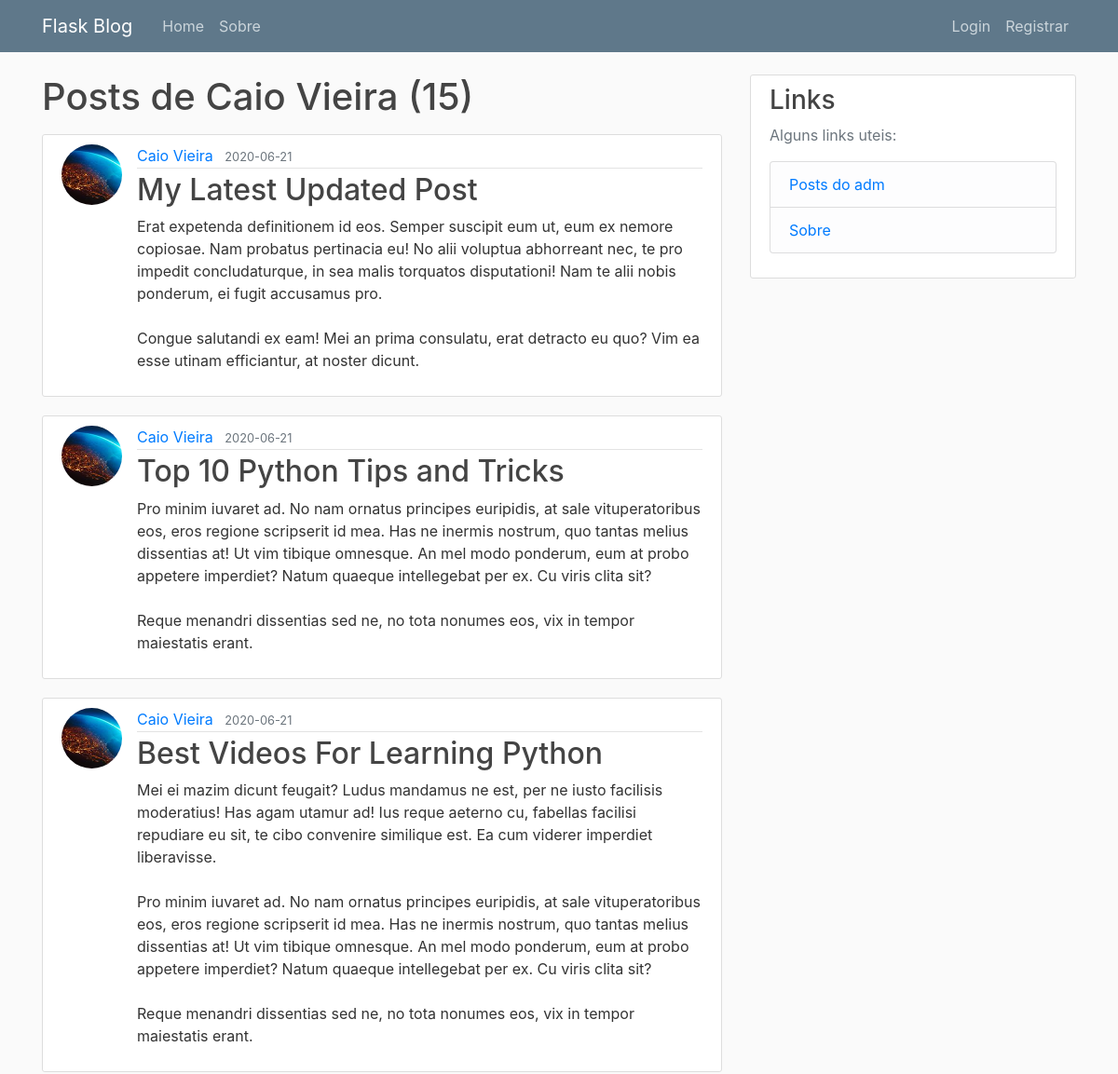
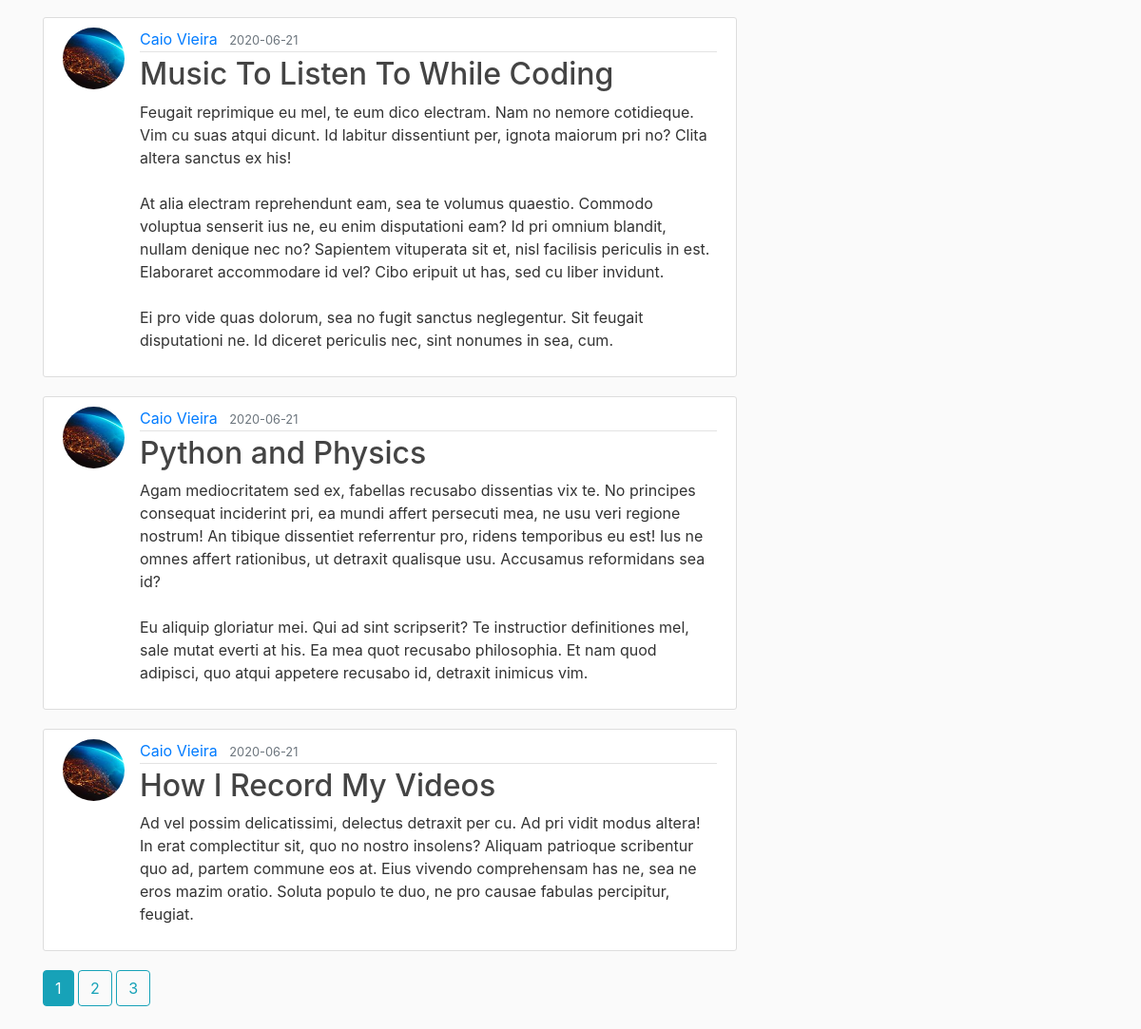
The app's page /user/Caio Vieira, older data (2 pictures, top to bottom).
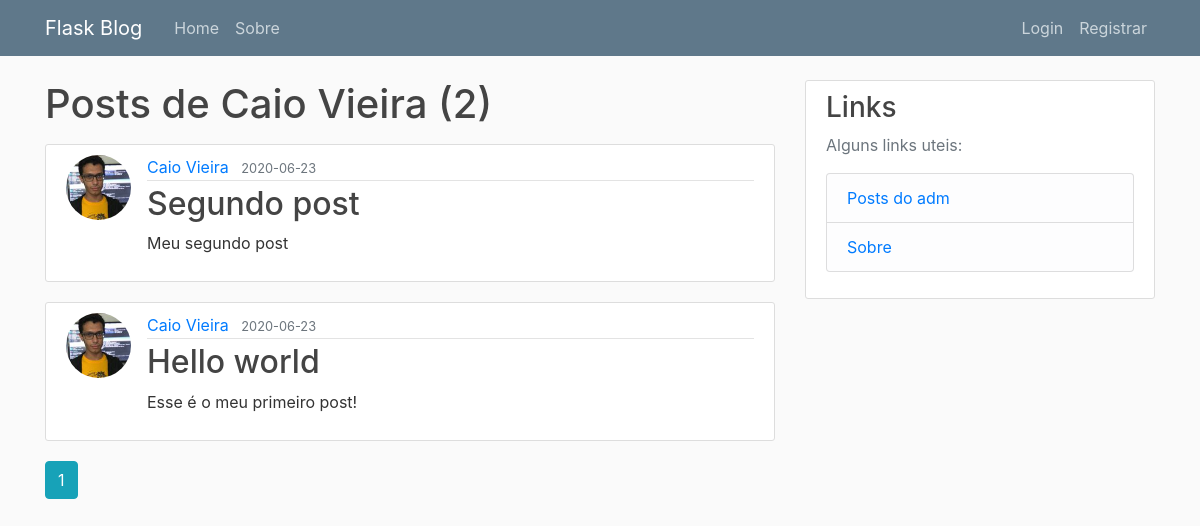
The same page, newer data.
### flaskblog/models.py (models this page shows, shortened)
class Post(db.Model):
    id = db.Column(
        db.Integer,
        primary_key=True
    )
    title = db.Column(
        db.String(100),
        nullable=False
    )
    date_posted = db.Column(
        db.DateTime,
        nullable=False,
        default=datetime.utcnow
    )
    content = db.Column(
        db.Text,
        nullable=False
    )
    user_id = db.Column(
        db.Integer,
        db.ForeignKey('user.id'),
        nullable=False
    )
    comments = db.relationship(
        'Comment',
        backref='post',
        lazy=True
    )

class User(db.Model, UserMixin):
    id = db.Column(
        db.Integer,
        primary_key=True
    )
    username = db.Column(
        db.String(25),
        unique=True,
        nullable=False
    )
    email = db.Column(
        db.String(125),
        unique=True,
        nullable=False
    )
    image_file = db.Column(
        db.String(20),
        nullable=False,
        default='default.jpg'
    )
    password = db.Column(
        db.String(60),
        nullable=True
    )
    posts = db.relationship(
        'Post',
        backref='author',
        lazy=True
    )
    comments = db.relationship(
        'Comment',
        backref='author',
        lazy=True
    )

### flaskblog/users/routes.py (the view)
@users.route('/user/<string:username>')
def user_posts(username):
    page = request.args.get('page', 1, type=int)
    user = User.query.filter_by(username=username).first_or_404()
    posts = Post.query\
        .filter_by(
            author=user
        )\
        .order_by(
            Post.date_posted.desc()
        )\
        .paginate(
            per_page=6,
            page=page
        )
    return render_template('user_post.html', posts=posts, user=user)

### flaskblog/templates/user_post.html
{% extends 'layout.html' %}
{% block content %}
    <h1 class="mb-3">Posts de {{ user.username }} ({{ posts.total }})</h1>
    {% for post in posts.items %}
    <article class="media content-section">
        <img class="rounded-circle article-img" src="{{ url_for('static', filename='profile_pics/' + post.author.image_file) }}" alt=""/>
        <div class="media-body">
            <div class="article-metadata">
                <a class="mr-2" href="{{ url_for('users.user_posts', username=post.author.username) }}">{{ post.author.username }}</a>
                <small class="text-muted">{{ post.date_posted.strftime('%Y-%m-%d') }}</small>
            </div>
            <h2><a class="article-title" href="{{ url_for('posts.post', post_id=post.id) }}">{{ post.title }}</a></h2>
            <p class="article-content">{{ post.content }}</p>
        </div>
    </article>
    {% endfor %}
    {% for page_num in posts.iter_pages(left_edge=1, right_edge=1, left_current=1, right_current=2) %}
        {% if page_num %}
            {% if posts.page == page_num %}
                <a class="btn btn-info mb-4" href="{{ url_for('users.user_posts', username=user.username,page=page_num) }}">{{ page_num }}</a>
            {% else %}
                <a class="btn btn-outline-info mb-4" href="{{ url_for('users.user_posts', username=user.username,page=page_num) }}">{{ page_num }}</a>
            {% endif %}
        {% else %}
            ...
        {% endif %}
    {% endfor %}
{% endblock content %}

Row changes from the older to the newer data that the page shows:
removed Post: image_file (picture), author.username "Caio Vieira", date_posted "2020-06-21", title "My Latest Updated Post", content "Erat expetenda definitionem id eos. Semper suscipit eum ut, eum ex nemore copiosae. Nam probatus pertinacia eu! No alii voluptua abhorreant nec, te pro impedit concludaturque, in sea malis torquatos disputationi! Nam te alii nobis ponderum, ei fugit accusamus pro. Congue salutandi ex eam! Mei an prima consulatu, erat detracto eu quo? Vim ea esse utinam efficiantur, at noster dicunt."
removed Post: image_file (picture), author.username "Caio Vieira", date_posted "2020-06-21", title "Top 10 Python Tips and Tricks", content "Pro minim iuvaret ad. No nam ornatus principes euripidis, at sale vituperatoribus eos, eros regione scripserit id mea. Has ne inermis nostrum, quo tantas melius dissentias at! Ut vim tibique omnesque. An mel modo ponderum, eum at probo appetere imperdiet? Natum quaeque intellegebat per ex. Cu viris clita sit? Reque menandri dissentias sed ne, no tota nonumes eos, vix in tempor maiestatis erant."
removed Post: image_file (picture), author.username "Caio Vieira", date_posted "2020-06-21", title "Best Videos For Learning Python", content "Mei ei mazim dicunt feugait? Ludus mandamus ne est, per ne iusto facilisis moderatius! Has agam utamur ad! Ius reque aeterno cu, fabellas facilisi repudiare eu sit, te cibo convenire similique est. Ea cum viderer imperdiet liberavisse. Pro minim iuvaret ad. No nam ornatus principes euripidis, at sale vituperatoribus eos, eros regione scripserit id mea. Has ne inermis nostrum, quo tantas melius dissentias at! Ut vim tibique omnesque. An mel modo ponderum, eum at probo appetere imperdiet? Natum quaeque intellegebat per ex. Cu viris clita sit? Reque menandri dissentias sed ne, no tota nonumes eos, vix in tempor maiestatis erant."
removed Post: image_file (picture), author.username "Caio Vieira", date_posted "2020-06-21", title "Music To Listen To While Coding", content "Feugait reprimique eu mel, te eum dico electram. Nam no nemore cotidieque. Vim cu suas atqui dicunt. Id labitur dissentiunt per, ignota maiorum pri no? Clita altera sanctus ex his! At alia electram reprehendunt eam, sea te volumus quaestio. Commodo voluptua senserit ius ne, eu enim disputationi eam? Id pri omnium blandit, nullam denique nec no? Sapientem vituperata sit et, nisl facilisis periculis in est. Elaboraret accommodare id vel? Cibo eripuit ut has, sed cu liber invidunt. Ei pro vide quas dolorum, sea no fugit sanctus neglegentur. Sit feugait disputationi ne. Id diceret periculis nec, sint nonumes in sea, cum."
removed Post: image_file (picture), author.username "Caio Vieira", date_posted "2020-06-21", title "Python and Physics", content "Agam mediocritatem sed ex, fabellas recusabo dissentias vix te. No principes consequat inciderint pri, ea mundi affert persecuti mea, ne usu veri regione nostrum! An tibique dissentiet referrentur pro, ridens temporibus eu est! Ius ne omnes affert rationibus, ut detraxit qualisque usu. Accusamus reformidans sea id? Eu aliquip gloriatur mei. Qui ad sint scripserit? Te instructior definitiones mel, sale mutat everti at his. Ea mea quot recusabo philosophia. Et nam quod adipisci, quo atqui appetere recusabo id, detraxit inimicus vim."
removed Post: image_file (picture), author.username "Caio Vieira", date_posted "2020-06-21", title "How I Record My Videos", content "Ad vel possim delicatissimi, delectus detraxit per cu. Ad pri vidit modus altera! In erat complectitur sit, quo no nostro insolens? Aliquam patrioque scribentur quo ad, partem commune eos at. Eius vivendo comprehensam has ne, sea ne eros mazim oratio. Soluta populo te duo, ne pro causae fabulas percipitur, feugiat."
added Post: image_file (picture), author.username "Caio Vieira", date_posted "2020-06-23", title "Segundo post", content "Meu segundo post"
now on this page (row edited): Post: image_file (picture), author.username "Caio Vieira", date_posted "2020-06-23", title "Hello world", content "Esse é o meu primeiro post!"
Text that changed along with them:
{{ posts.total }}: "15" → "2"
list line gone: "2"
list line gone: "3"
